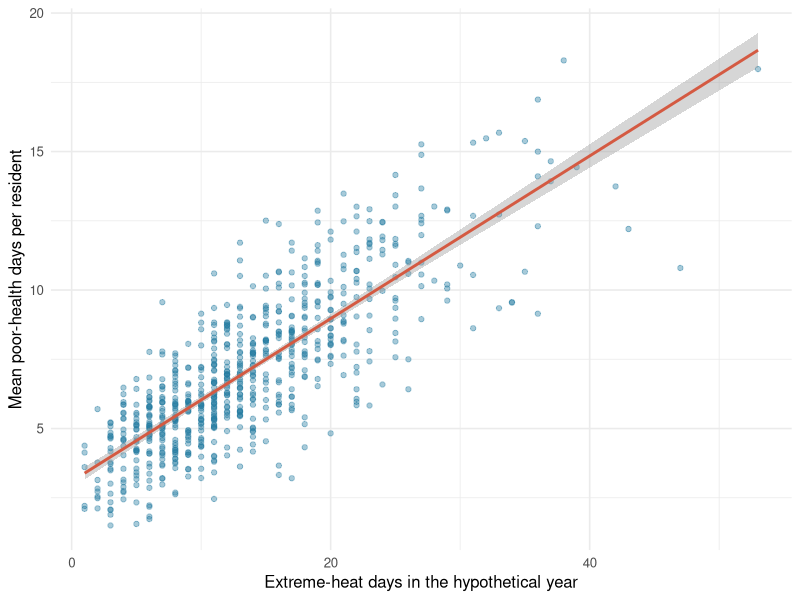
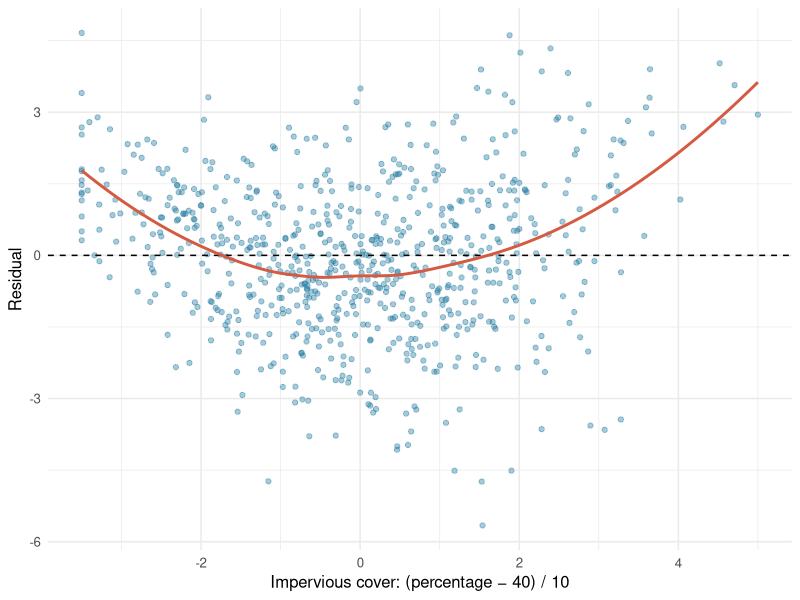
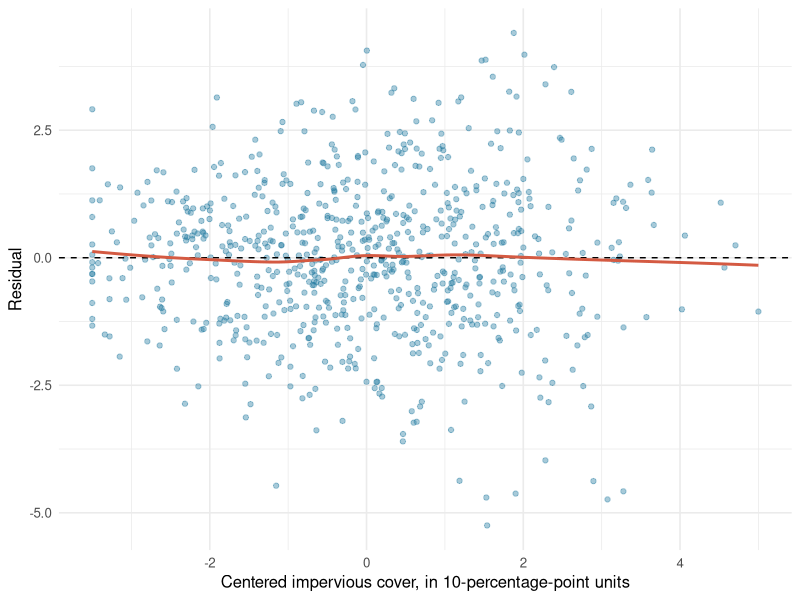
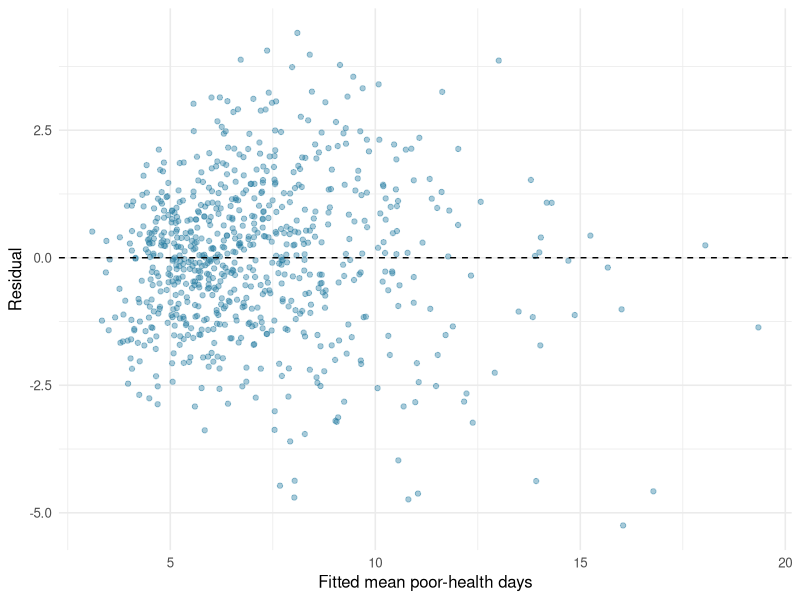
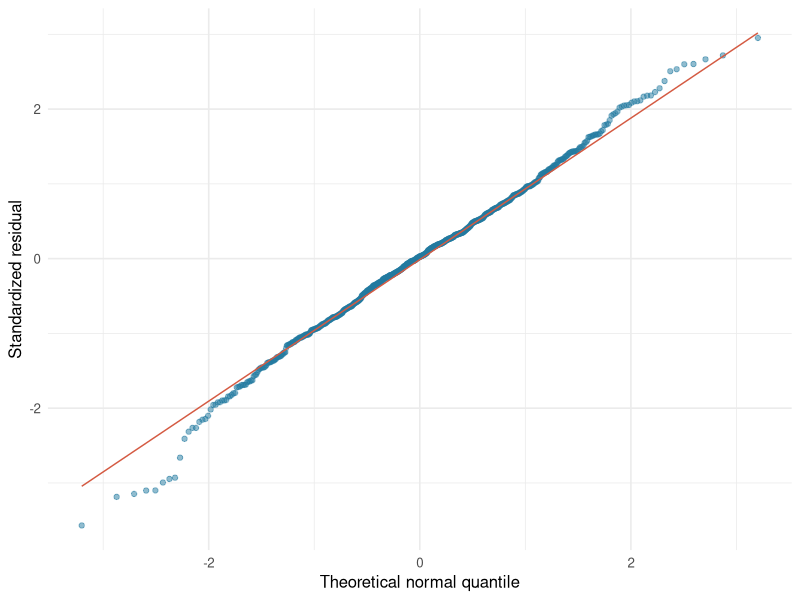
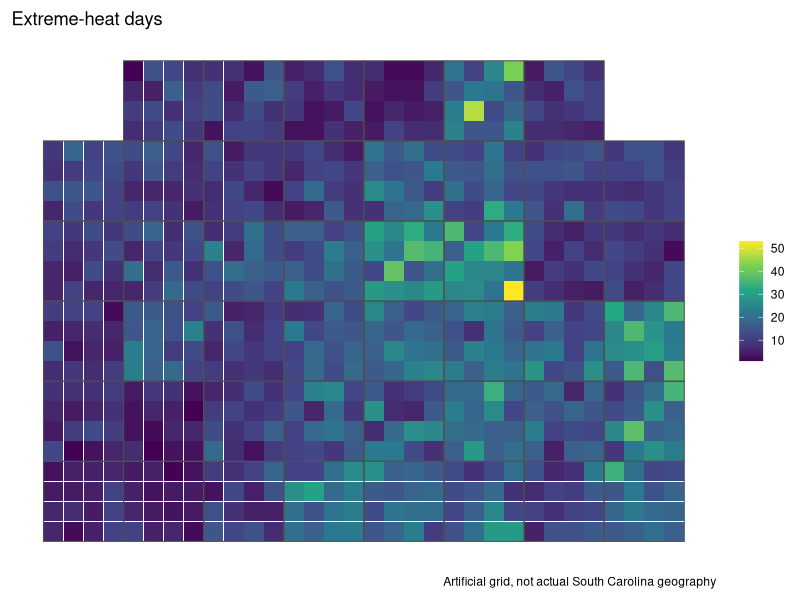
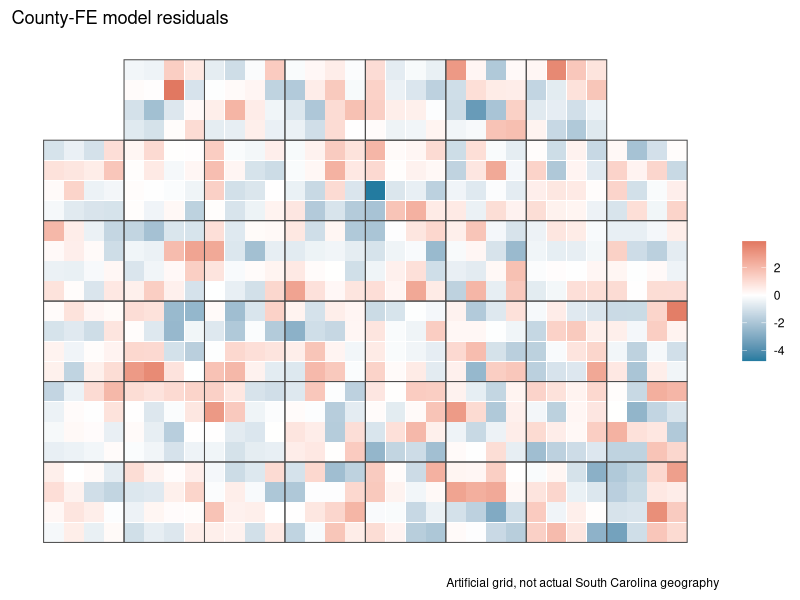
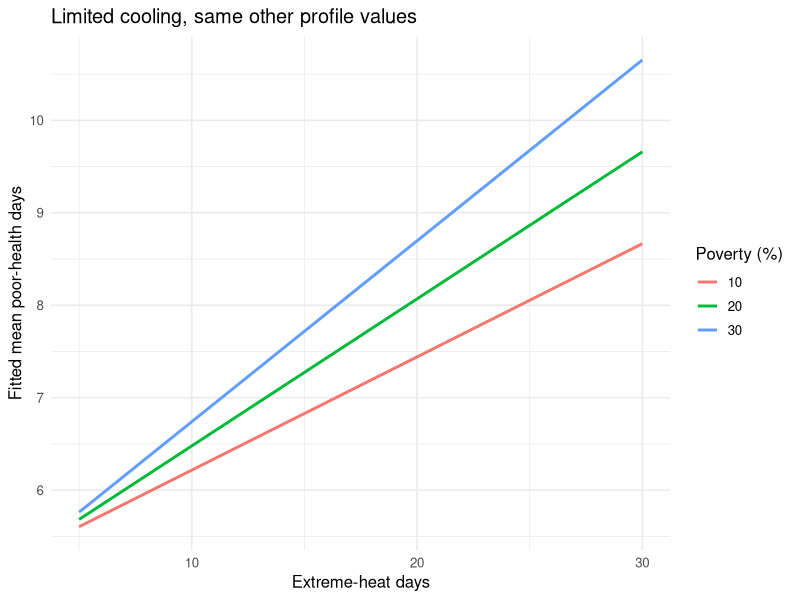

These figures' R source, in order:
## ---- chunk 1
#| label: setup
needed <- c("tidyverse", "broom", "lmtest", "sandwich", "knitr", "rmarkdown","car")
missing <- needed[!vapply(needed, requireNamespace, logical(1), quietly = TRUE)]
if (length(missing) > 0) {
  stop("Install these packages in the Console first: ", paste(missing, collapse = ", "))
}
if (getRversion() < "4.1.0") stop("Use R 4.1 or newer for the |> pipe.")

library(tidyverse)
library(broom)
theme_set(theme_minimal(base_size = 12))
options(dplyr.summarise.inform = FALSE,
        contrasts = c("contr.treatment", "contr.poly"))
## ---- chunk 2
#| label: simulate-data
#| code-fold: true
#| code-summary: "Simulation code: supplied, not a student coding exercise"
simulate_sc <- function(seed = 5312025) {
  # Park–Miller uniforms, with exactly representable integer arithmetic.
  state <- as.double(seed)
  stopifnot(state > 0, state < 2147483647, state == floor(state))
  next_u <- function(n) {
    out <- numeric(n)
    for (j in seq_len(n)) {
      state <<- (16807 * state) %% 2147483647
      out[j] <- state / 2147483647
    }
    out
  }
  next_z <- function(n) qnorm(next_u(n))
  clamp <- function(x, lower, upper) pmin(upper, pmax(lower, x))

  # 46 artificial county blocks, each containing 16 artificial tracts.
  counties <- expand_grid(county_y = 1:6, county_x = 1:8) |>
    filter(!(county_y == 6 & county_x %in% c(1, 8))) |>
    mutate(county_number = row_number(),
           county_id = str_c("SCsim_", str_pad(county_number, 2, pad = "0")),
           hidden_context = next_z(n()))

  grid <- crossing(county_number = 1:46, local_y = 0:3, local_x = 0:3) |>
    left_join(counties, by = "county_number") |>
    arrange(county_number, local_y, local_x) |>
    mutate(x = (county_x - 1) * 4 + local_x + 1,
           y = (county_y - 1) * 4 + local_y + 1)

  n <- nrow(grid)
  east <- (grid$x - mean(grid$x)) / sd(grid$x)
  context <- grid$hidden_context
  poverty <- clamp(18 + 2 * context + 7 * next_z(n) + 3 * east, 4, 40)
  impervious <- clamp(40 + 4 * context + 14 * next_z(n) + 8 * east, 5, 90)
  imp <- (impervious - 40) / 10
  heat_rate <- exp(2.1 + .018 * poverty + .13 * imp + .28 * context + .12 * east)
  heat <- as.integer(qpois(next_u(n), lambda = heat_rate))
  hardship <- 2 * poverty + .4 * next_z(n)

  # Rook adjacency: share a side on the artificial grid.
  A <- 1 * ((abs(outer(grid$x, grid$x, "-")) +
               abs(outer(grid$y, grid$y, "-"))) == 1)
  stopifnot(all(rowSums(A) > 0))
  W <- A / rowSums(A)
  rho <- .70
  spatial_filter <- diag(n) - rho * W
  sigma <- .25 + .035 * heat + .015 * poverty
  z_m <- next_z(n)
  z_y <- next_z(n)
  components <- solve(spatial_filter, cbind(.35 * z_m, sigma * z_y))
  disruption <- .20 * heat + .02 * poverty + .15 * imp + components[, 1]

  # Total heat effect: .10 directly + (.20 * .40) through disruption = .18.
  mu_total <- 3 + .18 * heat + .048 * poverty + .31 * imp +
    .20 * imp^2 + .65 * context
  health <- 3 + .10 * heat + .40 * disruption + .04 * poverty +
    .25 * imp + .20 * imp^2 + .65 * context + components[, 2]

  dat <- tibble(
    tract_id = str_c("T", str_pad(seq_len(n), 4, pad = "0")),
    county_id = factor(grid$county_id), year = 2025L,
    x = grid$x, y = grid$y, heat_days = heat,
    poor_health_days = health, poverty_pct = poverty,
    hardship_index = hardship, impervious_pct = impervious,
    impervious_c10 = imp, disruption_index = disruption
  )
  audit <- tibble(
    tract_id = dat$tract_id[371],
    verified_poor_health_days = dat$poor_health_days[371],
    audit_note = "Source entry check: added 35 days during data entry."
  )
  dat$poor_health_days[371] <- dat$poor_health_days[371] + 35
  dimnames(W) <- list(dat$tract_id, dat$tract_id)

  list(data = dat, audit = audit, W = W,
       truth = list(total_effect = .18, direct_effect = .10,
                    indirect_effect = .08, rho = rho, mu_total = mu_total,
                    hidden_context = context, innovation_sd = sigma))
}

sim <- simulate_sc()
dat_raw <- sim$data
truth <- sim$truth
## ---- chunk 3
#| label: inspect-data
dat_raw |> glimpse()

dat_raw |>
  summarise(tracts = n(), counties = n_distinct(county_id),
            missing_outcomes = sum(is.na(poor_health_days)),
            minimum_health = min(poor_health_days),
            maximum_health = max(poor_health_days))

flagged <- dat_raw |>
  filter(poor_health_days < 0 | poor_health_days > 30)
flagged |> select(tract_id, county_id, poor_health_days)
## ---- chunk 4
#| label: source-audit
sim$audit

dat <- dat_raw |>
  left_join(sim$audit, by = "tract_id") |>
  mutate(poor_health_days = coalesce(verified_poor_health_days, poor_health_days)) |>
  select(-verified_poor_health_days, -audit_note)

stopifnot(nrow(dat) == 736, !anyDuplicated(dat$tract_id),
          !anyNA(dat), all(between(dat$poor_health_days, 0, 30)))
## ---- chunk 5
#| label: crude-plot
dat |>
  ggplot(aes(heat_days, poor_health_days)) +
  geom_point(alpha = .4, color = "#237ba0") +
  geom_smooth(method = "lm", se = TRUE, color = "#d45a42") +
  labs(x = "Extreme-heat days in the hypothetical year",
       y = "Mean poor-health days per resident")
## ---- chunk 6
#| label: crude-model
m0 <- lm(poor_health_days ~ heat_days, data = dat)

tidy(m0, conf.int = TRUE) |>
  select(term, estimate, std.error, conf.low, conf.high)
## ---- chunk 7
#| label: adjusted-model
m1 <- lm(poor_health_days ~ heat_days + poverty_pct + impervious_c10, data = dat)

bind_rows(
  tidy(m0, conf.int = TRUE) |> mutate(model = "Crude"),
  tidy(m1, conf.int = TRUE) |> mutate(model = "Measured-confounder adjusted")
) |>
  filter(term == "heat_days") |>
  select(model, estimate, conf.low, conf.high)
## ---- chunk 8
#| label: observed-estimation-error
bind_rows(tidy(m0) |> mutate(model = "Crude"),
          tidy(m1) |> mutate(model = "Adjusted, initial form")) |>
  filter(term == "heat_days") |>
  transmute(model, estimate, known_effect = truth$total_effect,
            estimation_error = estimate - known_effect)
## ---- chunk 9
#| label: conditional-bias
oracle_data <- dat |>
  mutate(poor_health_days = truth$mu_total)

expected_slope <- function(model) {
  fitted_mean_model <- lm(formula(model), data = oracle_data)
  unname(coef(fitted_mean_model)["heat_days"])
}

tibble(model = c("Crude", "Adjusted, initial form"),
       expected_heat_slope = c(expected_slope(m0), expected_slope(m1))) |>
  mutate(known_effect = truth$total_effect,
         conditional_bias = expected_heat_slope - known_effect)
## ---- chunk 10
#| label: collinear-model
m_collinear <- lm(poor_health_days ~ heat_days + poverty_pct +
                    impervious_c10 + hardship_index, data = dat)

dat |> summarise(poverty_hardship_correlation = cor(poverty_pct, hardship_index))

tidy(m_collinear, conf.int = TRUE) |>
  filter(term %in% c("poverty_pct", "hardship_index")) |>
  select(term, estimate, std.error, conf.low, conf.high)
## ---- chunk 11
#| label: vif-comparison

library(car)

vif(m_collinear)
vif(m1)
## ---- chunk 12
#| label: initial-residual-shape
diagnostics_m1 <- augment(m1, data = dat)

diagnostics_m1 |>
  ggplot(aes(impervious_c10, .resid)) +
  geom_point(alpha = .4, color = "#237ba0") +
  geom_hline(yintercept = 0, linetype = "dashed") +
  geom_smooth(method = "loess", se = FALSE, color = "#d45a42") +
  labs(x = "Impervious cover: (percentage − 40) / 10", y = "Residual")
## ---- chunk 13
#| label: curved-model
dat <- dat |> mutate(impervious_c10_sq = impervious_c10^2)

m_curve <- lm(poor_health_days ~ heat_days + poverty_pct +
                impervious_c10 + impervious_c10_sq, data = dat)

augment(m_curve, data = dat) |>
  ggplot(aes(impervious_c10, .resid)) +
  geom_point(alpha = .4, color = "#237ba0") +
  geom_hline(yintercept = 0, linetype = "dashed") +
  geom_smooth(method = "loess", se = FALSE, color = "#d45a42") +
  labs(x = "Centered impervious cover, in 10-percentage-point units", y = "Residual")
## ---- chunk 14
#| label: variance-plots
diagnostics_curve <- augment(m_curve, data = dat)

diagnostics_curve |>
  ggplot(aes(.fitted, .resid)) +
  geom_point(alpha = .4, color = "#237ba0") +
  geom_hline(yintercept = 0, linetype = "dashed") +
  labs(x = "Fitted mean poor-health days", y = "Residual")

diagnostics_curve |>
  mutate(fitted_group = ntile(.fitted, 5)) |>
  group_by(fitted_group) |>
  summarise(n = n(), residual_sd = sd(.resid), mean_fitted = mean(.fitted))
## ---- chunk 15
#| label: variance-test
lmtest::bptest(m_curve) |> tidy()
## ---- chunk 16
#| label: hc3-comparison
bind_rows(
  tidy(m_curve, conf.int = TRUE) |> mutate(uncertainty = "Ordinary"),
  lmtest::coeftest(m_curve, vcov. = sandwich::vcovHC(m_curve, type = "HC3")) |>
    tidy(conf.int = TRUE) |> mutate(uncertainty = "HC3")
) |>
  filter(term == "heat_days") |>
  select(uncertainty, estimate, std.error, conf.low, conf.high)
## ---- chunk 17
#| label: qq-plot
diagnostics_curve |>
  ggplot(aes(sample = .std.resid)) +
  stat_qq(alpha = .5, color = "#237ba0") +
  stat_qq_line(color = "#d45a42") +
  labs(x = "Theoretical normal quantile", y = "Standardized residual")
## ---- chunk 18
#| label: influence
diagnostics_curve |>
  select(tract_id, county_id, heat_days, poor_health_days,
         .cooksd, .hat, .std.resid) |>
  slice_max(order_by = .cooksd, n = 6, with_ties = FALSE)
## ---- chunk 19
#| label: within-county-variation
dat |>
  group_by(county_id) |>
  summarise(tracts = n(), heat_sd = sd(heat_days),
            minimum_heat = min(heat_days), maximum_heat = max(heat_days)) |>
  slice_head(n = 8)
## ---- chunk 20
#| label: county-fe
m_fe <- lm(poor_health_days ~ heat_days + poverty_pct +
             impervious_c10 + impervious_c10_sq + county_id, data = dat)

bind_rows(
  tidy(m_curve, conf.int = TRUE) |> mutate(model = "Curved mean, no county effects"),
  tidy(m_fe, conf.int = TRUE) |> mutate(model = "County fixed effects")
) |>
  filter(term == "heat_days") |>
  select(model, estimate, conf.low, conf.high)
## ---- chunk 21
#| label: final-bias-comparison
# Recreate oracle_data so it includes the new squared column.
oracle_data <- dat |> mutate(poor_health_days = truth$mu_total)

models <- list(Crude = m0, Adjusted = m1, Curved = m_curve, County_FE = m_fe)

model_comparison <- purrr::imap_dfr(models, function(fit, label) {
  tibble(
    model = label,
    observed_heat_slope = broom::tidy(fit) |>
      filter(term == "heat_days") |>
      pull(estimate),
    expected_heat_slope = expected_slope(fit)
  )
}) |>
  mutate(
    known_total_effect = truth$total_effect,
    conditional_bias = expected_heat_slope - known_total_effect,
    error_in_this_sample = observed_heat_slope - known_total_effect
  )

model_comparison
## ---- chunk 22
#| label: mediator-model
#| code-fold: true
m_direct <- update(m_fe, . ~ . + disruption_index)

bind_rows(tidy(m_fe) |> mutate(target = "Total-effect model"),
          tidy(m_direct) |> mutate(target = "Mediator-adjusted model")) |>
  filter(term == "heat_days") |>
  select(target, term, estimate)
## ---- chunk 23
#| label: map-helper
#| code-fold: true
county_bounds <- dat |>
  group_by(county_id) |>
  summarise(xmin = min(x) - .5, xmax = max(x) + .5,
            ymin = min(y) - .5, ymax = max(y) + .5, .groups = "drop")

map_tracts <- function(data, variable, title, diverging = FALSE) {
  p <- ggplot(data, aes(x, y, fill = .data[[variable]])) +
    geom_tile(width = .98, height = .98) +
    geom_rect(data = county_bounds,
              aes(xmin = xmin, xmax = xmax, ymin = ymin, ymax = ymax),
              fill = NA, color = "grey30", linewidth = .35, inherit.aes = FALSE) +
    coord_equal() + labs(title = title, x = NULL, y = NULL, fill = NULL,
                        caption = "Artificial grid, not actual South Carolina geography") +
    theme_minimal() + theme(axis.text = element_blank(), panel.grid = element_blank())
  if (diverging) p + scale_fill_gradient2(low = "#237ba0", mid = "white",
                                          high = "#d45a42", midpoint = 0)
  else p + scale_fill_viridis_c()
}
## ---- chunk 24
#| label: maps
map_tracts(dat, "heat_days", "Extreme-heat days")

diagnostics_fe <- augment(m_fe, data = dat)
map_tracts(diagnostics_fe, ".resid", "County-FE model residuals", diverging = TRUE)
## ---- chunk 25
#| label: generate-modifiers
#| code-fold: true
#| code-summary: "Supplied generator for the related outcome variant"
add_modifier_data <- function(data, seed = 531917) {
  state <- as.double(seed)
  next_u <- function(n) {
    out <- numeric(n)
    for (j in seq_len(n)) {
      state <<- (16807 * state) %% 2147483647
      out[j] <- state / 2147483647
    }
    out
  }
  n <- nrow(data)
  u <- next_u(n)
  cooling <- case_when(u < .40 ~ "Limited", u < .75 ~ "Partial", TRUE ~ "Reliable")
  housing <- if_else(next_u(n) < plogis(-.5 + .035 * (data$poverty_pct - 20)),
                     "Vulnerable", "Standard")
  program <- if_else(next_u(n) < .50, "Yes", "No")
  h <- (data$heat_days - 15) / 5
  p <- (data$poverty_pct - 20) / 10
  part <- as.numeric(cooling == "Partial")
  reliable <- as.numeric(cooling == "Reliable")
  vulnerable <- as.numeric(housing == "Vulnerable")
  yes <- as.numeric(program == "Yes")

  modifier_contribution <- -.40 * part - .80 * reliable + .45 * vulnerable -
    .25 * yes + .25 * h * p - .20 * h * part - .45 * h * reliable -
    .65 * yes * vulnerable

  data |>
    mutate(heat5 = h, poverty10 = p,
           impervious_c10_sq = impervious_c10^2,
           cooling_access = factor(cooling, levels = c("Limited", "Partial", "Reliable")),
           housing_profile = factor(housing, levels = c("Standard", "Vulnerable")),
           warning_program = factor(program, levels = c("No", "Yes")),
           poor_health_days_modified = poor_health_days + modifier_contribution)
}

dat <- add_modifier_data(dat)
## ---- chunk 26
#| label: inspect-factors
dat |> count(cooling_access)
dat |> count(warning_program, housing_profile)

levels(dat$cooling_access)
## ---- chunk 27
#| label: categorical-predictor
m_category <- lm(
  poor_health_days_modified ~ heat5 + poverty10 + cooling_access +
    warning_program + housing_profile + impervious_c10 + impervious_c10_sq + county_id,
  data = dat
)

tidy(m_category, conf.int = TRUE) |>
  filter(str_detect(term, "cooling_access")) |>
  select(term, estimate, std.error, conf.low, conf.high)
## ---- chunk 28
#| label: interaction-model
m_interactions <- lm(
  poor_health_days_modified ~ heat5 * poverty10 + heat5 * cooling_access +
    warning_program * housing_profile + impervious_c10 + impervious_c10_sq + county_id,
  data = dat
)

tidy(m_interactions, conf.int = TRUE) |>
  filter(!str_detect(term, "^county_id")) |>
  select(term, estimate, std.error, conf.low, conf.high)
## ---- chunk 29
#| label: interaction-profile-helper
#| code-fold: true
make_ols_profiles <- function(heat_days = 15, poverty_pct = 20,
                              cooling_access = "Limited", warning_program = "No",
                              housing_profile = "Standard") {
  crossing(heat_days = heat_days, poverty_pct = poverty_pct,
           cooling_access = cooling_access, warning_program = warning_program,
           housing_profile = housing_profile) |>
    mutate(heat5 = (heat_days - 15) / 5, poverty10 = (poverty_pct - 20) / 10,
           impervious_c10 = 0, impervious_c10_sq = 0,
           county_id = factor(levels(dat$county_id)[1], levels = levels(dat$county_id)),
           cooling_access = factor(cooling_access, levels = levels(dat$cooling_access)),
           warning_program = factor(warning_program, levels = levels(dat$warning_program)),
           housing_profile = factor(housing_profile, levels = levels(dat$housing_profile)))
}
## ---- chunk 30
#| label: continuous-continuous-plot
cc_profiles <- make_ols_profiles(heat_days = 5:30, poverty_pct = c(10, 20, 30))

augment(m_interactions, newdata = cc_profiles) |>
  ggplot(aes(heat_days, .fitted, color = factor(poverty_pct))) +
  geom_line(linewidth = 1) +
  labs(x = "Extreme-heat days", y = "Fitted mean poor-health days",
       color = "Poverty (%)", title = "Limited cooling, same other profile values")
## ---- chunk 31
#| label: continuous-continuous-contrasts
cc_contrasts <- augment(
  m_interactions,
  newdata = make_ols_profiles(heat_days = c(15, 20), poverty_pct = c(10, 20, 30))
) |>
  select(poverty_pct, heat_days, .fitted) |>
  pivot_wider(names_from = heat_days, values_from = .fitted, names_prefix = "heat_") |>
  mutate(heat_contrast_5days = heat_20 - heat_15)

cc_contrasts
## ---- chunk 32
#| label: continuous-category-plot
hc_profiles <- make_ols_profiles(heat_days = 5:30,
                                 cooling_access = levels(dat$cooling_access))

augment(m_interactions, newdata = hc_profiles) |>
  ggplot(aes(heat_days, .fitted, color = cooling_access)) +
  geom_line(linewidth = 1) +
  labs(x = "Extreme-heat days", y = "Fitted mean poor-health days",
       color = "Cooling access", title = "20% poverty, same other profile values")
## ---- chunk 33
#| label: continuous-category-contrasts
augment(m_interactions,
        newdata = make_ols_profiles(heat_days = c(15, 20),
                                    cooling_access = levels(dat$cooling_access))) |>
  select(cooling_access, heat_days, .fitted) |>
  pivot_wider(names_from = heat_days, values_from = .fitted, names_prefix = "heat_") |>
  mutate(heat_contrast_5days = heat_20 - heat_15)
## ---- chunk 34
#| label: category-category-cells
program_cells <- augment(
  m_interactions,
  newdata = make_ols_profiles(warning_program = levels(dat$warning_program),
                              housing_profile = levels(dat$housing_profile))
)

program_cells |>
  select(warning_program, housing_profile, .fitted)

program_cells |>
  ggplot(aes(warning_program, .fitted, color = housing_profile, group = housing_profile)) +
  geom_point(size = 3) + geom_line(linewidth = 1) +
  labs(x = "Warning program", y = "Fitted mean poor-health days", color = "Housing profile")
## ---- chunk 35
#| label: category-category-contrasts
program_contrasts <- program_cells |>
  select(warning_program, housing_profile, .fitted) |>
  pivot_wider(names_from = warning_program, values_from = .fitted) |>
  mutate(program_difference = Yes - No)

program_contrasts

program_contrasts |>
  select(housing_profile, program_difference) |>
  pivot_wider(names_from = housing_profile, values_from = program_difference) |>
  mutate(difference_in_differences = Vulnerable - Standard)
